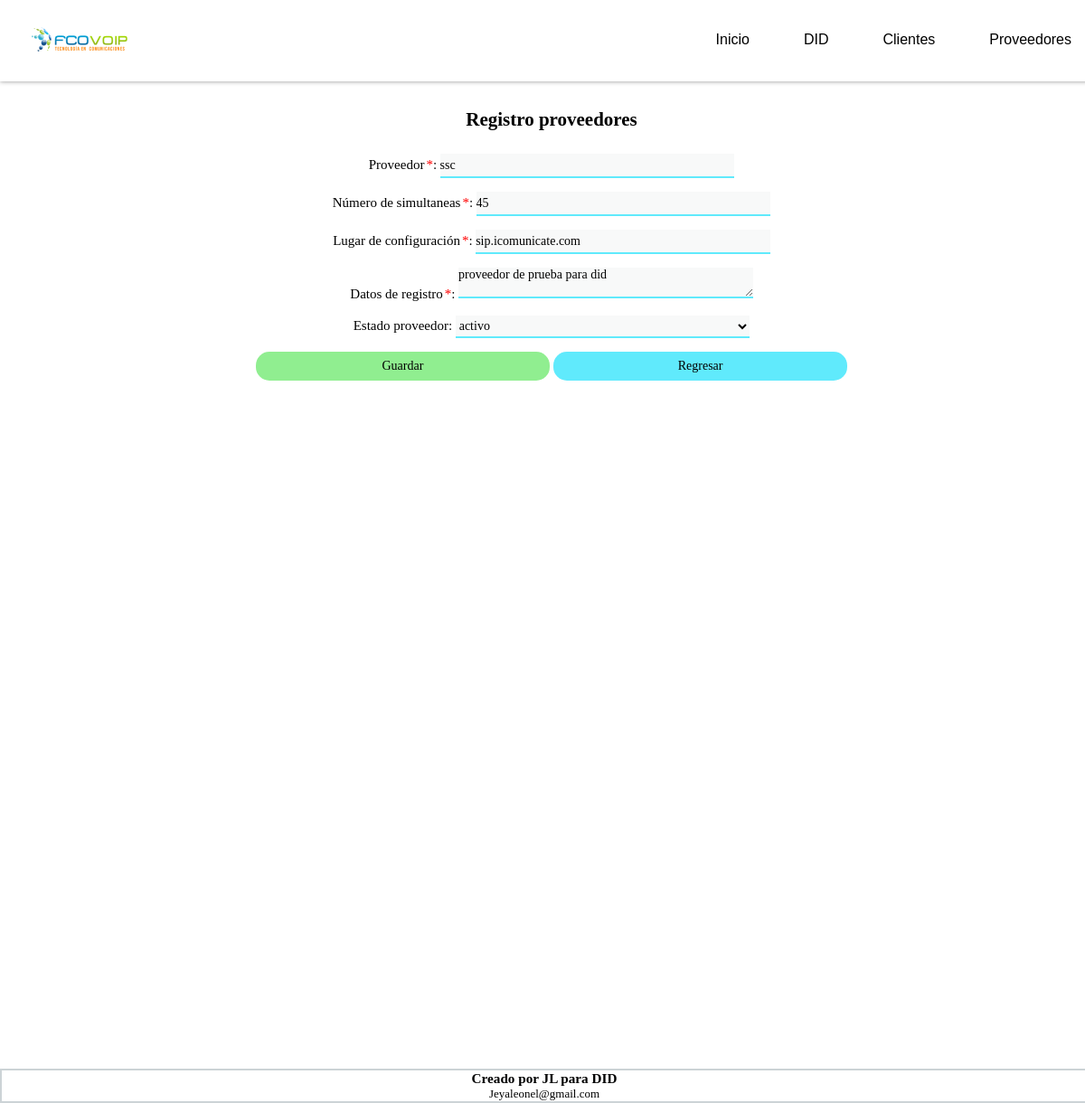
Page /form/update_proveedor_form.php?id_proveedor=18 on the committed database.
### tables this page shows
CREATE TABLE `proveedor` (
  `id_proveedor` int(10) UNSIGNED NOT NULL,
  `nombre` varchar(100) DEFAULT NULL,
  `canales` int(11) NOT NULL,
  `ubicacion` varchar(80) NOT NULL,
  `datos_configuracion` text NOT NULL,
  `estado` enum('activo','inactivo') DEFAULT 'activo',
  `fecha_creacion` timestamp NOT NULL DEFAULT CURRENT_TIMESTAMP,
  `fecha_modificacion` timestamp NOT NULL DEFAULT '0000-00-00 00:00:00' ON UPDATE CURRENT_TIMESTAMP
);

### form/update_proveedor_form.php (the view, shortened to what this page needs)
<?php
include ("../acciones/conexion.php");
$id_proveedor=$_GET['id_proveedor'];
$consultaProveedor="select * from proveedor where id_proveedor=$id_proveedor";
$proveedor= $mysqli->query($consultaProveedor);
while($row = $proveedor->fetch_assoc()){
    $nombre=$row['nombre'];
    $canales=$row['canales'];
    $ubicacion=$row['ubicacion'];
    $configuracion=$row['datos_configuracion'];
    $estado=$row['estado'];
}
?>
<!DOCTYPE html>
<html lang="en">
<head>
    <?php
    include ("../vistas/head.php");
    ?>
</head>
<body>
    <?php
    include ("../vistas/menu.php");
    ?>
<main>
    <section class="general">
        <form method="POST" action="update_proveedor.php" enctype="application/x-www-form-urlencoded" name="proveedores">
            <h1>Registro proveedores</h1>
            <div>
            </div>
            <div>
                <label for="nombre">Proveedor<span>*</span>:</label>
                <input name="nombre" type="text" id="nombre" maxlength="100" required="true" value="<?php echo $nombre;?>"/>
            </div>
            <div>
                <label for="canales">Número de simultaneas<span>*</span>:</label>
                <input name="canales" type="number" min="0" max="50" id="canales" required="true" value="<?php echo $canales;?>"/>
            </div>
            <div>
                <label for="ubicacion">Lugar de configuración<span>*</span>:</label>
                <input name="ubicacion" type="text" id="ubicacion" maxlength="80" title="domino o ip donde esta conectada la troncal sip" required="true" value="<?php echo $ubicacion;?>"/>
            </div>
            <div>
                <label for="datos_configuracion">Datos de registro<span>*</span>:</label>
                <textarea id="datos_configuracion" required="true" name="datos_configuracion" ><?php echo $configuracion;?></textarea>
            </div>
            <div>
                <label for="estado">Estado proveedor:</label>
                    <select name="estado" id="estado">
                        <?php
                        if($estado == "activo"){
                            echo "<option selected> activo</option >";
                        }else {
                            echo "<option> activo</option >";
                            echo "<option selected> inactivo</option >";
                        }
                        ?>
                    </select>
            </div>
            <div>
                <button class='button_guardar' id="guardar" type="submit">Guardar</button>
                <input class='button_regresar' type="button" onclick="history.back()" name="volver atrás" value="Regresar">
            </div>
        </form>
    </section>
</main>
    <?php
    include ("../vistas/footer.php");
    ?>
</body>

### css/estiloNuevo.css (style rules this page uses)
* { padding: 0; margin: 0; }
main { position:absolute; float: center; text-align: center; height: 100%; width: 100%; padding: 5px; margin: 5px; background-color: rgba(1, 38, 53, 0); display: block; text-align: center; }
section { display: inline-block; position: relative; }
.general { display: block; position: relative; text-align: center; border-radius: 5px; margin: 0 auto; }
.general div { padding-top: 10px; border-radius: 5px; float: center; background-color:white; width: 92%; margin-left: auto; margin-right: auto; }
.button_guardar { background-color: lightgreen; padding: 8px; border-radius:15px; font: 14px normal helvetica,Tahoma; position: relative; border: 0px solid; width: 30%; }
.button_regresar { background-color: #60eafc; padding: 8px; border-radius:15px; font: 14px normal helvetica,Tahoma; position: relative; border: 0px solid; width: 30%; }
form { font: 14px normal helvetica,Tahoma; background-color: white; margin-top: 10px; padding: 10px; }
form div { background-color: white; display: block; padding: 5px; width: auto; }
form span { color:red; padding-left:2px }
input[type=text],[type=email],[type=number],select { width: 30%; height: 25px; font: 14px normal helvetica, Tahoma; background-color: rgba(1, 38, 53, 0.027); border-bottom: 2px solid #60eafc; border-width: 0px 0px 2px 0px; padding: auto; }
select { -moz-appearance: none; }
textarea { width: 30%; height: 10%; font: 14px normal helvetica, Tahoma; background-color: rgba(1, 38, 53, 0.027); border-bottom: 2px solid #60eafc; border-width: 0px 0px 2px 0px; }
label { position: relative; width: 10%; height: 25px; font: 15px normal helvetica, Tahoma; }

### rows in the picture
proveedor: nombre "ssc", canales "45", ubicacion "sip.icomunicate.com", datos_configuracion "proveedor de prueba para did", estado "activo"
